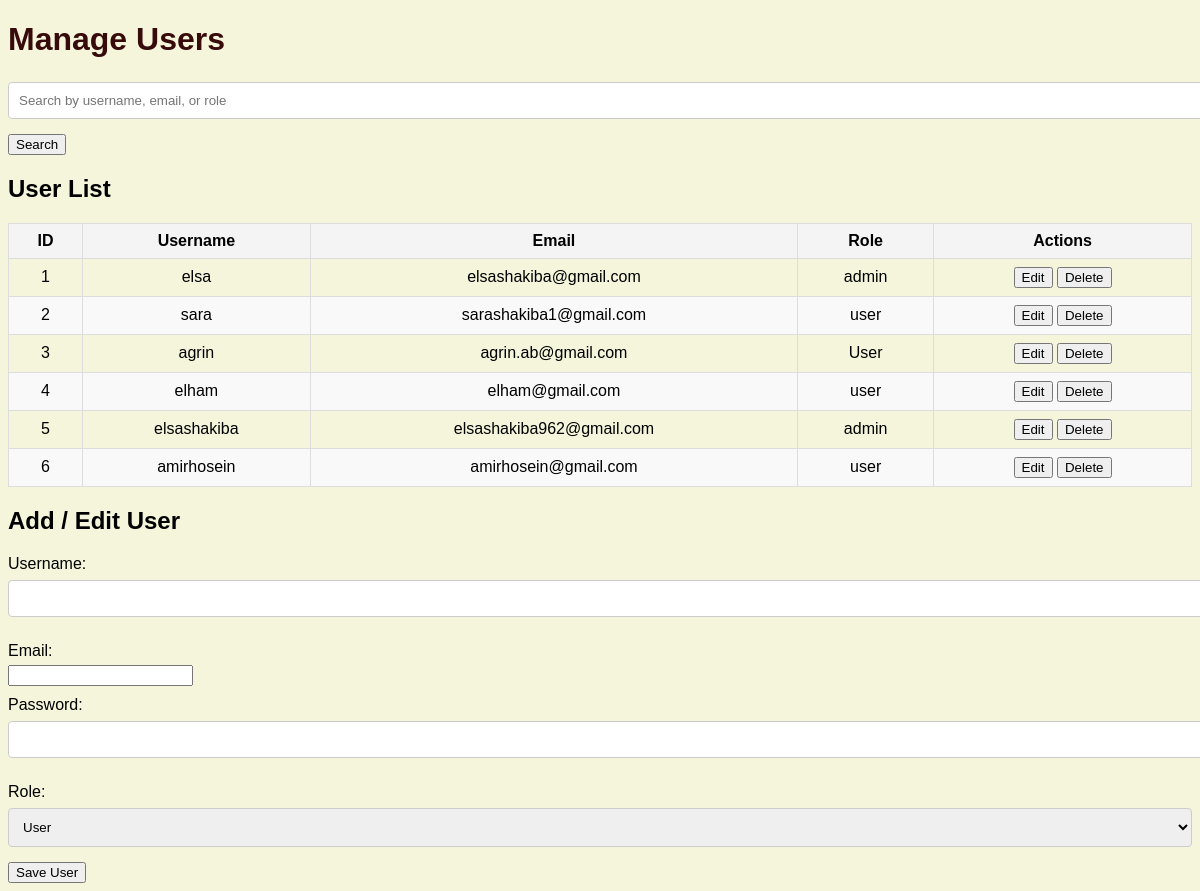
Page /manage_users on the committed database.
### tables this page shows
CREATE TABLE users (id INTEGER PRIMARY KEY AUTOINCREMENT, email TEXT UNIQUE NOT NULL, password TEXT NOT NULL, role TEXT NOT NULL, username TEXT);

### app.py (the view, shortened to what this page needs)
@app.route('/manage_users', methods=['GET', 'POST'])
def manage_users():
    conn = get_db()
    cursor = conn.cursor()
    search_query = request.args.get('search', '')  # دریافت کوئری جستجو
    if search_query:
        cursor.execute('''
            SELECT * FROM users
            WHERE username LIKE ? OR email LIKE ? OR role LIKE ?
        ''', (f'%{search_query}%', f'%{search_query}%', f'%{search_query}%'))
    else:
        cursor.execute('SELECT * FROM users')
    users = cursor.fetchall()
    return render_template('manage_users.html', users=users, search_query=search_query)

### app.py (called while the page is built)
def get_db():
    conn = sqlite3.connect(db)
    conn.row_factory = sqlite3.Row  # برای دسترسی به داده‌ها به صورت دیکشنری
    return conn

### templates/manage_users.html (shortened to what this page needs)
<!DOCTYPE html>
<html lang="en">
<head>
    <link rel="stylesheet" href="{{ url_for('static', filename='styles.css') }}">
</head>
<body>
    <h1>Manage Users</h1>
    <div class="search-bar">
        <form method="GET" action="/manage_users">
            <input type="text" name="search" placeholder="Search by username, email, or role" value="{{ search_query }}">
            <button type="submit">Search</button>
        </form>
    </div>
    <div class="user-list">
        <h2>User List</h2>
        <table>
            <thead>
                <tr>
                    <th>ID</th>
                    <th>Username</th>
                    <th>Email</th>
                    <th>Role</th>
                    <th>Actions</th>
                </tr>
            </thead>
            <tbody>
                {% for user in users %}
                <tr>
                    <td>{{ user['id'] }}</td>
                    <td>{{ user['username'] }}</td>
                    <td>{{ user['email'] }}</td>
                    <td>{{ user['role'] }}</td>
                    <td>
                        <button onclick="editUser('{{ user['id'] }}', '{{ user['username'] }}', '{{ user['email'] }}', '{{ user['role'] }}')">Edit</button>
                        <button onclick="deleteUser('{{ user['id'] }}')">Delete</button>
                    </td>
                </tr>
                {% endfor %}
            </tbody>
        </table>
    </div>
    <div class="user-actions">
        <h2>Add / Edit User</h2>
        <form method="POST" action="/manage_users">
            <label for="username">Username:</label>
            <input type="text" name="username" id="username" required>
            <label for="email">Email:</label>
            <input type="email" name="email" id="email" required>
            <label for="password">Password:</label>
            <input type="password" name="password" id="password" required>
            <label for="role">Role:</label>
            <select name="role" id="role">
                <option value="User">User</option>
            </select>
            <button type="submit">Save User</button>
        </form>
    </div>
</body>
</html>

### static/styles.css (style rules this page uses)
label { display: block; margin: 10px 0 5px; }
input[type="text"], input[type="password"], select { width: 100%; padding: 10px; margin: 2px 0 15px; border: 1px solid #ccc; border-radius: 4px; }
table { width: 100%; border-collapse: collapse; }
thead { background-color: #f4f4f4; }
th, td { border: 1px solid #ddd; padding: 8px; text-align: center; }
tr:nth-child(even) { background-color: #f9f9f9; }
body { font-family: 'Poppins', sans-serif; background-color: #f5f5dc; }
h1 { color: #370b0b; }

### rows in the picture
users: id "1", username "elsa", email "elsashakiba@gmail.com", role "admin"
users: id "2", username "sara", email "sarashakiba1@gmail.com", role "user"
users: id "3", username "agrin", email "agrin.ab@gmail.com", role "User"
users: id "4", username "elham", email "elham@gmail.com", role "user"
users: id "5", username "elsashakiba", email "elsashakiba962@gmail.com", role "admin"
users: id "6", username "amirhosein", email "amirhosein@gmail.com", role "user"
